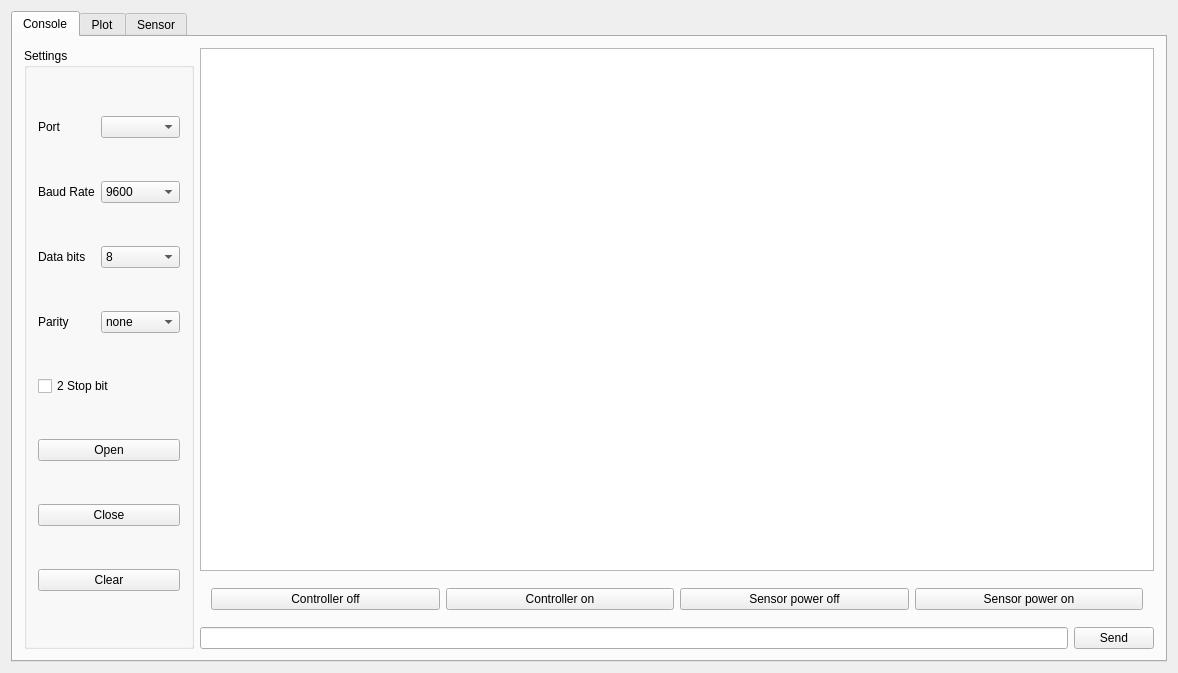
<?xml version="1.0" encoding="UTF-8"?>
<ui version="4.0">
 <class>MainWindow</class>
 <widget class="QMainWindow" name="MainWindow">
  <property name="geometry">
   <rect>
    <x>0</x>
    <y>0</y>
    <width>1178</width>
    <height>673</height>
   </rect>
  </property>
  <property name="windowTitle">
   <string>Quadcoptor Debug Console</string>
  </property>
  <widget class="QWidget" name="centralWidget">
   <layout class="QHBoxLayout" name="horizontalLayout">
    <item>
     <widget class="QTabWidget" name="TabWidget">
      <property name="minimumSize">
       <size>
        <width>0</width>
        <height>4</height>
       </size>
      </property>
      <property name="currentIndex">
       <number>0</number>
      </property>
      <widget class="QWidget" name="consoleTab">
       <attribute name="title">
        <string>Console</string>
       </attribute>
       <layout class="QGridLayout" name="gridLayout">
        <item row="0" column="0" rowspan="3">
         <widget class="QGroupBox" name="groupBox">
          <property name="title">
           <string>Settings</string>
          </property>
          <layout class="QGridLayout" name="gridLayout_2">
           <item row="0" column="1">
            <widget class="QComboBox" name="portSelection"/>
           </item>
           <item row="2" column="1">
            <widget class="QComboBox" name="baudRateSelection">
             <property name="currentIndex">
              <number>12</number>
             </property>
             <item>
              <property name="text">
               <string>50</string>
              </property>
             </item>
             <item>
              <property name="text">
               <string>75</string>
              </property>
             </item>
             <item>
              <property name="text">
               <string>110</string>
              </property>
             </item>
             <item>
              <property name="text">
               <string>134</string>
              </property>
             </item>
             <item>
              <property name="text">
               <string>150</string>
              </property>
             </item>
             <item>
              <property name="text">
               <string>200</string>
              </property>
             </item>
             <item>
              <property name="text">
               <string>300</string>
              </property>
             </item>
             <item>
              <property name="text">
               <string>600</string>
              </property>
             </item>
             <item>
              <property name="text">
               <string>1200</string>
              </property>
             </item>
             <item>
              <property name="text">
               <string>1800</string>
              </property>
             </item>
             <item>
              <property name="text">
               <string>2400</string>
              </property>
             </item>
             <item>
              <property name="text">
               <string>4800</string>
              </property>
             </item>
             <item>
              <property name="text">
               <string>9600</string>
              </property>
             </item>
             <item>
              <property name="text">
               <string>19200</string>
              </property>
             </item>
             <item>
              <property name="text">
               <string>38400</string>
              </property>
             </item>
             <item>
              <property name="text">
               <string>57600</string>
              </property>
             </item>
             <item>
              <property name="text">
               <string>115200</string>
              </property>
             </item>
             <item>
              <property name="text">
               <string>230400</string>
              </property>
             </item>
             <item>
              <property name="text">
               <string>460800</string>
              </property>
             </item>
             <item>
              <property name="text">
               <string>500000</string>
              </property>
             </item>
             <item>
              <property name="text">
               <string>576000</string>
              </property>
             </item>
             <item>
              <property name="text">
               <string>921600</string>
              </property>
             </item>
             <item>
              <property name="text">
               <string>1000000</string>
              </property>
             </item>
             <item>
              <property name="text">
               <string>1152000</string>
              </property>
             </item>
             <item>
              <property name="text">
               <string>1500000</string>
              </property>
             </item>
             <item>
              <property name="text">
               <string>2000000</string>
              </property>
             </item>
             <item>
              <property name="text">
               <string>2500000</string>
              </property>
             </item>
             <item>
              <property name="text">
               <string>3000000</string>
              </property>
             </item>
             <item>
              <property name="text">
               <string>3500000</string>
              </property>
             </item>
             <item>
              <property name="text">
               <string>4000000</string>
              </property>
             </item>
            </widget>
           </item>
           <item row="3" column="1">
            <widget class="QComboBox" name="dataBitSelection">
             <property name="currentIndex">
              <number>3</number>
             </property>
             <item>
              <property name="text">
               <string>5</string>
              </property>
             </item>
             <item>
              <property name="text">
               <string>6</string>
              </property>
             </item>
             <item>
              <property name="text">
               <string>7</string>
              </property>
             </item>
             <item>
              <property name="text">
               <string>8</string>
              </property>
             </item>
            </widget>
           </item>
           <item row="4" column="1">
            <widget class="QComboBox" name="paritySelection">
             <item>
              <property name="text">
               <string>none</string>
              </property>
             </item>
             <item>
              <property name="text">
               <string>even</string>
              </property>
             </item>
             <item>
              <property name="text">
               <string>odd</string>
              </property>
             </item>
            </widget>
           </item>
           <item row="0" column="0">
            <widget class="QLabel" name="label">
             <property name="text">
              <string>Port</string>
             </property>
            </widget>
           </item>
           <item row="2" column="0">
            <widget class="QLabel" name="label_2">
             <property name="text">
              <string>Baud Rate</string>
             </property>
            </widget>
           </item>
           <item row="3" column="0">
            <widget class="QLabel" name="label_3">
             <property name="text">
              <string>Data bits</string>
             </property>
            </widget>
           </item>
           <item row="4" column="0">
            <widget class="QLabel" name="label_4">
             <property name="text">
              <string>Parity</string>
             </property>
            </widget>
           </item>
           <item row="5" column="0" colspan="2">
            <widget class="QCheckBox" name="stopBitCheck">
             <property name="text">
              <string>2 Stop bit</string>
             </property>
            </widget>
           </item>
           <item row="6" column="0" colspan="2">
            <widget class="QPushButton" name="openButton">
             <property name="text">
              <string>Open</string>
             </property>
            </widget>
           </item>
           <item row="7" column="0" colspan="2">
            <widget class="QPushButton" name="closeButton">
             <property name="text">
              <string>Close</string>
             </property>
            </widget>
           </item>
           <item row="8" column="0" colspan="2">
            <widget class="QPushButton" name="clearButton">
             <property name="text">
              <string>Clear</string>
             </property>
            </widget>
           </item>
          </layout>
         </widget>
        </item>
        <item row="0" column="1">
         <widget class="Terminal" name="terminal"/>
        </item>
        <item row="1" column="1">
         <widget class="QWidget" name="widget_2" native="true">
          <property name="minimumSize">
           <size>
            <width>0</width>
            <height>0</height>
           </size>
          </property>
          <property name="baseSize">
           <size>
            <width>0</width>
            <height>100</height>
           </size>
          </property>
          <layout class="QHBoxLayout" name="horizontalLayout_10">
           <item>
            <widget class="QPushButton" name="pushButton">
             <property name="text">
              <string>Controller off</string>
             </property>
            </widget>
           </item>
           <item>
            <widget class="QPushButton" name="pushButton_4">
             <property name="text">
              <string>Controller on</string>
             </property>
            </widget>
           </item>
           <item>
            <widget class="QPushButton" name="pushButton_3">
             <property name="text">
              <string>Sensor power off</string>
             </property>
            </widget>
           </item>
           <item>
            <widget class="QPushButton" name="pushButton_2">
             <property name="text">
              <string>Sensor power on</string>
             </property>
            </widget>
           </item>
          </layout>
         </widget>
        </item>
        <item row="2" column="1">
         <layout class="QHBoxLayout" name="horizontalLayout_9">
          <item>
           <widget class="QLineEdit" name="lineEdit"/>
          </item>
          <item>
           <widget class="QPushButton" name="Send">
            <property name="text">
             <string>Send</string>
            </property>
           </widget>
          </item>
         </layout>
        </item>
       </layout>
      </widget>
      <widget class="QWidget" name="plotTab">
       <attribute name="title">
        <string>Plot</string>
       </attribute>
       <layout class="QGridLayout" name="gridLayout_3">
        <item row="1" column="0">
         <widget class="QWidget" name="widget_4" native="true">
          <layout class="QHBoxLayout" name="horizontalLayout_12">
           <item>
            <widget class="QLabel" name="motor1">
             <property name="text">
              <string>TextLabel</string>
             </property>
            </widget>
           </item>
           <item>
            <widget class="QLabel" name="motor2">
             <property name="text">
              <string>TextLabel</string>
             </property>
            </widget>
           </item>
           <item>
            <widget class="QLabel" name="motor3">
             <property name="text">
              <string>TextLabel</string>
             </property>
            </widget>
           </item>
           <item>
            <widget class="QLabel" name="motor4">
             <property name="text">
              <string>TextLabel</string>
             </property>
            </widget>
           </item>
          </layout>
         </widget>
        </item>
        <item row="0" column="0">
         <widget class="QWidget" name="widget_5" native="true">
          <layout class="QHBoxLayout" name="horizontalLayout_11">
           <item>
            <widget class="QSlider" name="verticalOutput">
             <property name="maximum">
              <number>1000</number>
             </property>
             <property name="orientation">
              <enum>Qt::Vertical</enum>
             </property>
            </widget>
           </item>
           <item>
            <widget class="QSlider" name="verticalSlider">
             <property name="minimumSize">
              <size>
               <width>32</width>
               <height>0</height>
              </size>
             </property>
             <property name="contextMenuPolicy">
              <enum>Qt::DefaultContextMenu</enum>
             </property>
             <property name="maximum">
              <number>1000</number>
             </property>
             <property name="value">
              <number>500</number>
             </property>
             <property name="orientation">
              <enum>Qt::Vertical</enum>
             </property>
            </widget>
           </item>
           <item>
            <widget class="QWidget" name="controll" native="true">
             <property name="autoFillBackground">
              <bool>true</bool>
             </property>
             <property name="styleSheet">
              <string notr="true"/>
             </property>
             <layout class="QVBoxLayout" name="verticalLayout">
              <item>
               <widget class="QWidget" name="Roll" native="true">
                <layout class="QHBoxLayout" name="horizontalLayout_5">
                 <item>
                  <widget class="QCustomPlot" name="plotWidget1" native="true">
                   <property name="minimumSize">
                    <size>
                     <width>700</width>
                     <height>0</height>
                    </size>
                   </property>
                  </widget>
                 </item>
                 <item>
                  <layout class="QHBoxLayout" name="ControlAxis">
                   <item>
                    <widget class="QSlider" name="roll_kp">
                     <property name="orientation">
                      <enum>Qt::Vertical</enum>
                     </property>
                    </widget>
                   </item>
                   <item>
                    <widget class="QSlider" name="roll_ki">
                     <property name="orientation">
                      <enum>Qt::Vertical</enum>
                     </property>
                    </widget>
                   </item>
                   <item>
                    <widget class="QSlider" name="roll_kd">
                     <property name="orientation">
                      <enum>Qt::Vertical</enum>
                     </property>
                    </widget>
                   </item>
                   <item>
                    <widget class="Line" name="line">
                     <property name="orientation">
                      <enum>Qt::Vertical</enum>
                     </property>
                    </widget>
                   </item>
                   <item>
                    <widget class="QSlider" name="roll_rate_kp">
                     <property name="orientation">
                      <enum>Qt::Vertical</enum>
                     </property>
                    </widget>
                   </item>
                   <item>
                    <widget class="QSlider" name="roll_rate_ki">
                     <property name="orientation">
                      <enum>Qt::Vertical</enum>
                     </property>
                    </widget>
                   </item>
                   <item>
                    <widget class="QSlider" name="roll_rate_kd">
                     <property name="orientation">
                      <enum>Qt::Vertical</enum>
                     </property>
                    </widget>
                   </item>
                   <item>
                    <widget class="QDial" name="SetPoint">
                     <property name="statusTip">
                      <string/>
                     </property>
                     <property name="minimum">
                      <number>-180</number>
                     </property>
                     <property name="maximum">
                      <number>180</number>
                     </property>
                     <property name="pageStep">
                      <number>0</number>
                     </property>
                     <property name="invertedAppearance">
                      <bool>false</bool>
                     </property>
                     <property name="invertedControls">
                      <bool>false</bool>
                     </property>
                    </widget>
                   </item>
                  </layout>
                 </item>
                </layout>
               </widget>
              </item>
              <item>
               <widget class="QWidget" name="Pitch" native="true">
                <layout class="QHBoxLayout" name="horizontalLayout_7">
                 <item>
                  <widget class="QCustomPlot" name="plotWidget2" native="true">
                   <property name="minimumSize">
                    <size>
                     <width>700</width>
                     <height>0</height>
                    </size>
                   </property>
                  </widget>
                 </item>
                 <item>
                  <layout class="QHBoxLayout" name="ControlAxis_3">
                   <item>
                    <widget class="QSlider" name="pitch_kp_3">
                     <property name="orientation">
                      <enum>Qt::Vertical</enum>
                     </property>
                    </widget>
                   </item>
                   <item>
                    <widget class="QSlider" name="pitch_ki_3">
                     <property name="orientation">
                      <enum>Qt::Vertical</enum>
                     </property>
                    </widget>
                   </item>
                   <item>
                    <widget class="QSlider" name="pitch_kd_3">
                     <property name="orientation">
                      <enum>Qt::Vertical</enum>
                     </property>
                    </widget>
                   </item>
                   <item>
                    <widget class="Line" name="line_3">
                     <property name="orientation">
                      <enum>Qt::Vertical</enum>
                     </property>
                    </widget>
                   </item>
                   <item>
                    <widget class="QSlider" name="pitch_rate_kp_3">
                     <property name="orientation">
                      <enum>Qt::Vertical</enum>
                     </property>
                    </widget>
                   </item>
                   <item>
                    <widget class="QSlider" name="pitch_rate_ki_3">
                     <property name="orientation">
                      <enum>Qt::Vertical</enum>
                     </property>
                    </widget>
                   </item>
                   <item>
                    <widget class="QSlider" name="pitch_rate_kd_3">
                     <property name="orientation">
                      <enum>Qt::Vertical</enum>
                     </property>
                    </widget>
                   </item>
                   <item>
                    <widget class="QDial" name="SetPoint_3">
                     <property name="minimum">
                      <number>-180</number>
                     </property>
                     <property name="maximum">
                      <number>180</number>
                     </property>
                     <property name="pageStep">
                      <number>0</number>
                     </property>
                    </widget>
                   </item>
                  </layout>
                 </item>
                </layout>
               </widget>
              </item>
              <item>
               <widget class="QWidget" name="Yaw" native="true">
                <layout class="QHBoxLayout" name="horizontalLayout_6">
                 <item>
                  <widget class="QCustomPlot" name="plotWidget3" native="true">
                   <property name="minimumSize">
                    <size>
                     <width>700</width>
                     <height>0</height>
                    </size>
                   </property>
                  </widget>
                 </item>
                 <item>
                  <layout class="QHBoxLayout" name="ControlAxis_2">
                   <item>
                    <widget class="QSlider" name="yaw_kp_2">
                     <property name="orientation">
                      <enum>Qt::Vertical</enum>
                     </property>
                    </widget>
                   </item>
                   <item>
                    <widget class="QSlider" name="yaw_ki_2">
                     <property name="orientation">
                      <enum>Qt::Vertical</enum>
                     </property>
                    </widget>
                   </item>
                   <item>
                    <widget class="QSlider" name="yaw_kd_2">
                     <property name="orientation">
                      <enum>Qt::Vertical</enum>
                     </property>
                    </widget>
                   </item>
                   <item>
                    <widget class="Line" name="line_2">
                     <property name="orientation">
                      <enum>Qt::Vertical</enum>
                     </property>
                    </widget>
                   </item>
                   <item>
                    <widget class="QSlider" name="yaw_rate_kp_2">
                     <property name="orientation">
                      <enum>Qt::Vertical</enum>
                     </property>
                    </widget>
                   </item>
                   <item>
                    <widget class="QSlider" name="yaw_rate_ki_2">
                     <property name="orientation">
                      <enum>Qt::Vertical</enum>
                     </property>
                    </widget>
                   </item>
                   <item>
                    <widget class="QSlider" name="yaw_rate_kd_2">
                     <property name="orientation">
                      <enum>Qt::Vertical</enum>
                     </property>
                    </widget>
                   </item>
                   <item>
                    <widget class="QDial" name="SetPoint_2">
                     <property name="minimum">
                      <number>-180</number>
                     </property>
                     <property name="maximum">
                      <number>180</number>
                     </property>
                     <property name="pageStep">
                      <number>0</number>
                     </property>
                    </widget>
                   </item>
                  </layout>
                 </item>
                </layout>
               </widget>
              </item>
             </layout>
            </widget>
           </item>
          </layout>
          <zorder>verticalSlider</zorder>
          <zorder>verticalOutput</zorder>
          <zorder>controll</zorder>
         </widget>
        </item>
       </layout>
      </widget>
      <widget class="QWidget" name="sensorTab">
       <attribute name="title">
        <string>Sensor</string>
       </attribute>
       <layout class="QGridLayout" name="gridLayout_4">
        <item row="0" column="1">
         <widget class="QWidget" name="FilterAngle" native="true">
          <layout class="QVBoxLayout" name="verticalLayout_3">
           <item>
            <widget class="QCustomPlot" name="filterAngleRoll" native="true"/>
           </item>
           <item>
            <widget class="QCustomPlot" name="filterAnglePitch" native="true"/>
           </item>
           <item>
            <widget class="QCustomPlot" name="filterAngleYaw" native="true"/>
           </item>
          </layout>
         </widget>
        </item>
        <item row="0" column="0">
         <widget class="QWidget" name="SensorInput" native="true">
          <layout class="QVBoxLayout" name="verticalLayout_2">
           <item>
            <widget class="QWidget" name="Gyro" native="true">
             <layout class="QHBoxLayout" name="horizontalLayout_2">
              <item>
               <widget class="QCustomPlot" name="GyroRoll" native="true"/>
              </item>
              <item>
               <widget class="QCustomPlot" name="GyroPitch" native="true"/>
              </item>
              <item>
               <widget class="QCustomPlot" name="GyroYaw" native="true"/>
              </item>
             </layout>
            </widget>
           </item>
           <item>
            <widget class="QWidget" name="Accel" native="true">
             <layout class="QHBoxLayout" name="horizontalLayout_3">
              <item>
               <widget class="QCustomPlot" name="AccelX" native="true"/>
              </item>
              <item>
               <widget class="QCustomPlot" name="AccelY" native="true"/>
              </item>
              <item>
               <widget class="QCustomPlot" name="AccelZ" native="true"/>
              </item>
             </layout>
            </widget>
           </item>
          </layout>
         </widget>
        </item>
       </layout>
      </widget>
     </widget>
    </item>
   </layout>
  </widget>
 </widget>
 <layoutdefault spacing="6" margin="11"/>
 <customwidgets>
  <customwidget>
   <class>QCustomPlot</class>
   <extends>QWidget</extends>
   <header>qcustomplot.h</header>
   <container>1</container>
  </customwidget>
  <customwidget>
   <class>Terminal</class>
   <extends>QTextEdit</extends>
   <header>terminal.h</header>
  </customwidget>
 </customwidgets>
 <resources/>
 <connections/>
</ui>
